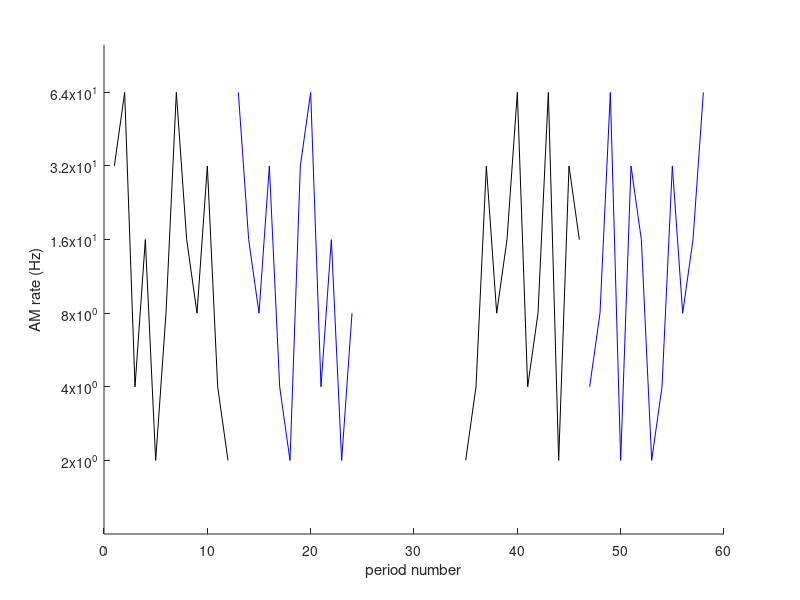
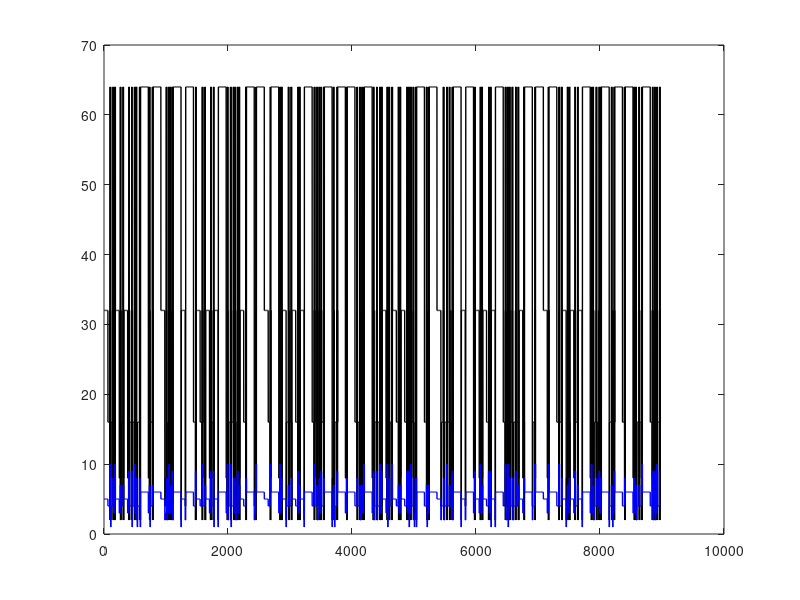

Write MATLAB code to recreate these figures, in order.
function make_irreg_AM_chunks_final
% This stimulus recipe allows for 3 important criteria to be matched:
%
%   1) a few specific AM rate vector sequences (chunks) are repeated for
%   multiple (15) trials, allowing for psth and trial-to-trial variability
%   analyses.
%
%   2) the specific chunks can arrive either early or late in an irregular
%   segment, allowing us to look for adaptation on a constant physical
%   signal.
%
%   3) each unique AM rate (/period duration) is presented in several
%   diverse positions within an irregular sequence. ie, there are several
%   unique AM rates  preceeding it. this allows for a rough assessment of
%   details behind any observed hysteresis effects, or conditions for
%   non-linearities, and allows for an assessment of neural activity
%   related to irregularity as a condition, with less bias by responses
%   specific to an individual sequence.
%
%   weaknesses:
%   - there may not be enough randomized chunks, so analyses of adaptation
%   may be confounded by responses specific to the rate sequences
%   presented.
%
%   each unique rate value is presented 120 times in the irregular
%   condition.
%

rng('shuffle')

AMrates = 2.^[1:6];  %2-64 Hz
periodic_rates = [2 4 8 16 32 64];

irreg_chunk_dur = 2*sum(1./AMrates);

try
    
    load IRsequences.mat
    
catch
    
    IRseq_idxs = make_IR_segments;
    
    % Final IR segments
    IR_A = AMrates(IRseq_idxs(1,:));
    IR_B = AMrates(IRseq_idxs(2,:));
    IR_C = AMrates(IRseq_idxs(3,:));
    IR_D = AMrates(IRseq_idxs(4,:));
    
    % save('IRsequences','IR_A','IR_B','IR_C','IR_D','-v7.3')
    
end

IR_rateVec_1     = [IR_A IR_C];
IR_rateVec_1_inv = [IR_C IR_A];
IR_rateVec_2     = [IR_B IR_D];
IR_rateVec_2_inv = [IR_D IR_B];


% Plot the AM rate sequences
figure; hold on
xstart = 0;
plot(xstart+1:xstart+length(IR_rateVec_1),IR_rateVec_1,'-k')
xstart = xstart+length(IR_rateVec_1);
plot(xstart+1:xstart+length(IR_rateVec_1_inv),IR_rateVec_1_inv,'-b')
xstart = 10 + xstart+length(IR_rateVec_1_inv);
plot(xstart+1:xstart+length(IR_rateVec_2),IR_rateVec_2,'-k')
xstart = xstart+length(IR_rateVec_2);
plot(xstart+1:xstart+length(IR_rateVec_2_inv),IR_rateVec_2_inv,'-b')
set(gca,'yscale','log')
set(gca,'ytick',AMrates)
xlabel('period number')
ylabel('AM rate (Hz)')



%% Estimating stimulus time, number of trials for a session

ml_target = 2.5;%ml
ml_flowrate = 0.22;%ml/m
target_time = ml_target / ml_flowrate * 60;

n_irreg_trials = 26;
irreg_repeats_time = irreg_chunk_dur * 4 * n_irreg_trials;

n_periodic_rates = numel(periodic_rates);
n_periodic_trials = 26;
periodic_time = (n_periodic_rates+2) * irreg_chunk_dur * n_periodic_trials;

standard_stim_time = irreg_repeats_time + periodic_time
ml_consumed = standard_stim_time/60 * ml_flowrate



%% Piece together long AM vector for continuous sound stream

REGblocks = 1:numel(periodic_rates);
IRblocks  = numel(periodic_rates)+(1:4);
% therefore, blocks are:
%  [ 2 4 8 16 32 64 IR_rateVec_1 IR_rateVec_1_inv IR_rateVec_2 IR_rateVec_2_inv ]
%    1 2 3  4  5  6        7            8                9           10

try
    load Block_Order
    
catch
    REG_pool = repmat(REGblocks([1 2 5 6]),1,n_periodic_trials/2);
    IR_pool  = repmat(IRblocks,1,n_irreg_trials/2);
    
    tic
    
    all_pool = [REG_pool IR_pool];
    SATISFIED = 0;
    
    while SATISFIED==0
        
        all_pool = all_pool(randperm(length(all_pool)));
        
        % conditions:
        % - avoid repeated periodic rates
        % - restrict number of times IR blocks called 3 times in a row
        % - first block must be REG
        consecutiveIRs = find(diff(find(all_pool>=min(IR_pool)),1,2)==1);
        check_REGs = all_pool;
        check_REGs(check_REGs>=min(IR_pool)) = nan;
        if (sum( diff(consecutiveIRs,1,2)==1 ) < 3) && ~any(diff(check_REGs,1,2)==0) && all_pool(1)<min(IR_pool)
            Block_Order = all_pool;
            SATISFIED = 1;
            break
        end
        
    end
    q=toc
    
    Block_Order = [Block_Order Block_Order];
    
    save('Block_Order','Block_Order','-v7.3')
    
end


%% Construct period rate vector


IR_rateVecs = [IR_rateVec_1;...
    IR_rateVec_1_inv;...
    IR_rateVec_2;...
    IR_rateVec_2_inv ];

periodic_nCycles = ceil(periodic_rates*irreg_chunk_dur);
periodic_durations = periodic_nCycles .* (1./periodic_rates);

fullStreamRateVector  = [];
fullStreamBlockVector = [];
track_preREG = [3 4; 4 3; 3 4; 4 3];
for ib = 1:numel(Block_Order)
    
    % REG block
    if Block_Order(ib)<=max(REGblocks)
        
        fullStreamRateVector = [fullStreamRateVector repmat( AMrates(Block_Order(ib)), 1, periodic_nCycles(Block_Order(ib)) ) ];
        fullStreamBlockVector = [fullStreamBlockVector repmat( Block_Order(ib), 1, periodic_nCycles(Block_Order(ib)) ) ];
        
    % IR block
    else
        
        %first add preceding REG block
        thisREG = track_preREG(Block_Order(ib)-6,1);
        fullStreamRateVector = [fullStreamRateVector repmat( AMrates(thisREG), 1, periodic_nCycles(thisREG) ) ];
        fullStreamBlockVector = [fullStreamBlockVector repmat( thisREG, 1, periodic_nCycles(thisREG) ) ];
        track_preREG(Block_Order(ib)-6,:) = fliplr(track_preREG(Block_Order(ib)-6,:));
        
        %then add IR block
        fullStreamRateVector = [fullStreamRateVector IR_rateVecs(Block_Order(ib)-6,:)];
        fullStreamBlockVector = [fullStreamBlockVector repmat( Block_Order(ib), 1, size(IR_rateVecs(Block_Order(ib)-6,:),2) ) ];
        
    end
    
end

figure;
plot(fullStreamRateVector,'-k','LineWidth',1)
hold on
plot(fullStreamBlockVector,'-b','LineWidth',1)
set(gca,'yscale','linear')


%%  Save the vector of rates and a vector of block labels, 

%%%%%%%%%
% Rates
%%%%%%%%%
buffer = [fullStreamRateVector(1) fullStreamRateVector];
% save('fullStream_AMrateVec_25trs_20160323','buffer','-v7.3')

%%%%%%%%%
% Blocks
%%%%%%%%%
stim_array = strsplit(num2str(periodic_rates));
stim_array{end+1} = 'IR_A IR_C';
stim_array{end+1} = 'IR_C IR_A';
stim_array{end+1} = 'IR_B IR_D';
stim_array{end+1} = 'IR_D IR_B';
% 
% buffer=[];
% buffer = [fullStreamBlockVector(1) fullStreamBlockVector];
% save('fullStream_BlockVec_25trs_20160323','buffer','stim_array','-v7.3')


keyboard
aaa=2343;



%% Questions

% is the range  2 - 64 Hz  broad enough? (specifically, to hit edges of
% units' rate tuning curves/MTFs)
% Joris fig 9: more or less, yes.




end









